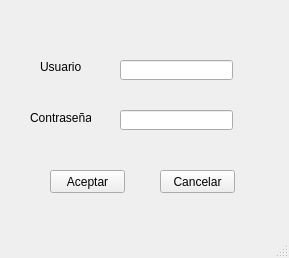
<?xml version="1.0" encoding="UTF-8"?>
<ui version="4.0">
 <class>MainWindow</class>
 <widget class="QMainWindow" name="MainWindow">
  <property name="geometry">
   <rect>
    <x>0</x>
    <y>0</y>
    <width>289</width>
    <height>258</height>
   </rect>
  </property>
  <property name="windowTitle">
   <string>MainWindow</string>
  </property>
  <widget class="QWidget" name="centralwidget">
   <widget class="QPushButton" name="btnAceptar">
    <property name="geometry">
     <rect>
      <x>50</x>
      <y>170</y>
      <width>75</width>
      <height>23</height>
     </rect>
    </property>
    <property name="text">
     <string>Aceptar</string>
    </property>
   </widget>
   <widget class="QLabel" name="label">
    <property name="geometry">
     <rect>
      <x>40</x>
      <y>60</y>
      <width>47</width>
      <height>13</height>
     </rect>
    </property>
    <property name="text">
     <string>Usuario</string>
    </property>
   </widget>
   <widget class="QLabel" name="label_2">
    <property name="geometry">
     <rect>
      <x>30</x>
      <y>110</y>
      <width>61</width>
      <height>16</height>
     </rect>
    </property>
    <property name="text">
     <string>Contraseña</string>
    </property>
   </widget>
   <widget class="QLineEdit" name="lneUsuario">
    <property name="geometry">
     <rect>
      <x>120</x>
      <y>60</y>
      <width>113</width>
      <height>20</height>
     </rect>
    </property>
   </widget>
   <widget class="QLineEdit" name="lneContrasea">
    <property name="geometry">
     <rect>
      <x>120</x>
      <y>110</y>
      <width>113</width>
      <height>20</height>
     </rect>
    </property>
    <property name="echoMode">
     <enum>QLineEdit::Password</enum>
    </property>
   </widget>
   <widget class="QPushButton" name="btnCancelar">
    <property name="geometry">
     <rect>
      <x>160</x>
      <y>170</y>
      <width>75</width>
      <height>23</height>
     </rect>
    </property>
    <property name="text">
     <string>Cancelar</string>
    </property>
   </widget>
  </widget>
  <widget class="QStatusBar" name="statusbar"/>
 </widget>
 <resources/>
 <connections/>
</ui>
